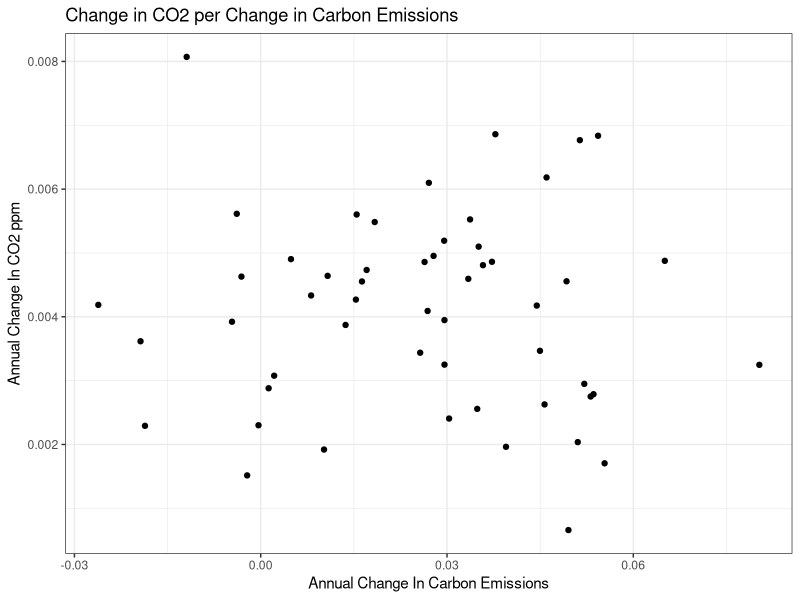
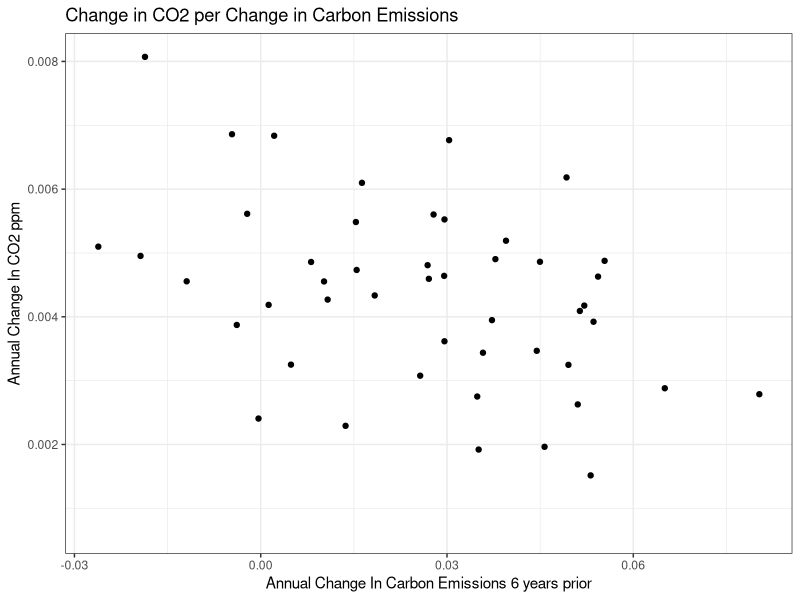

The R source for these figures, in order:
## ---- chunk 1
library(dplyr)
library(ggplot2)

# data prep 
# determine average carbon dioxide levels for each year from provided keeling data

keeling <- 
  # Source - Class Material - https://msudenver.blackboard.com/bbcswebdav/pid-49175-dt-blog-rid-8347679_1/xid-8347679_1
  read.csv('Keeling.csv') %>%
  rename(CO2 = Carbon.Dioxide.Concentration..ppm.) %>% 
  select(Year, CO2) %>%
  mutate(Year = floor(Year)) %>%
  group_by(Year) %>% 
  summarize(CO2 = mean(CO2, na.rm=T)) 

emissions <- 
  # Source - http://cdiac.ornl.gov/trends/emis/tre_coun.html
  read.csv('nation.1751_2011.csv', header=FALSE) %>%
  select(Country = V1, Year = V2, Emissions = V3) %>%
  mutate(Year = floor(Year)) %>%
  group_by(Year) %>%
  summarize(Emissions = sum(Emissions, na.rm=T))

# Note: keeling only has data since 1958. 
# so we only have 53 measurments
data_by_year <- emissions %>% inner_join(keeling) 
attach(data_by_year)

# we can expect that a naive regression would reveal strong correlation
# caused by a non-stationary spurious relationship
m <- lm(CO2 ~ Emissions); summary(m)

# Take first differences 
change_by_year = data.frame(ChangeInEmissions=diff(log(Emissions)), ChangeInCO2 = diff(log(CO2)))
attach(change_by_year)

m <- lm(ChangeInCO2 ~ ChangeInEmissions); summary(m)

qplot(y=ChangeInCO2, x=ChangeInEmissions, 
      main="Change in CO2 per Change in Carbon Emissions",
      ylab="Annual Change In CO2 ppm", xlab="Annual Change In Carbon Emissions") + 
  theme_bw()

# Best model produced using a 6 year lag
m <- lm(ChangeInCO2 ~ lag(ChangeInEmissions,6)); summary(m)

qplot(y=ChangeInCO2, x=lag(ChangeInEmissions,6), 
      main="Change in CO2 per Change in Carbon Emissions",
      ylab="Annual Change In CO2 ppm", xlab="Annual Change In Carbon Emissions 6 years prior") + 
  theme_bw()

